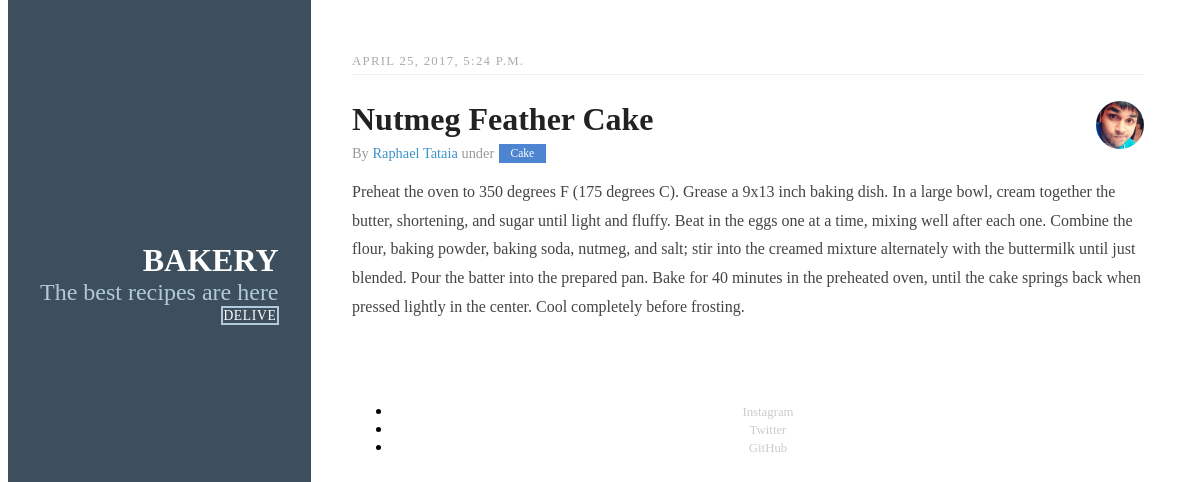
The page / on the database its author committed.
### bakery/models.py (models this page shows, shortened)
class Recipe(models.Model):
    chief = models.ForeignKey('Chief')
    title = models.CharField(max_length=200)
    category = models.CharField(max_length=15, blank=True)
    way = models.TextField()
    created_date = models.DateTimeField(
            default=timezone.now)
    published_date = models.DateTimeField(
            blank=True, null=True)
    people_served = models.CharField(max_length=2)

class Chief(models.Model):
	cpf = models.CharField(max_length=14, primary_key=True)
	name = models.CharField(max_length=30)
	city = models.CharField(max_length=25)
	state = models.CharField(max_length=2)
	email = models.EmailField(max_length=50)
	def __str__(self):
		return self.name

### bakery/views.py (the view)
# urls.py: url(r'^$', views.post_list, name='post_list'),
def post_list(request):
    recipes = Recipe.objects.order_by('created_date')
    return render(request, 'bakery/post_list.html', {'recipes': recipes})

### bakery/templates/bakery/post_list.html (shortened to what this page needs)
<!doctype html>
<html lang="en">
<head>
    <link rel="stylesheet" href="https://unpkg.com/purecss@0.6.2/build/pure-min.css">
        <link rel="stylesheet" href="https://unpkg.com/purecss@0.6.2/build/grids-responsive-min.css">
            <link rel="stylesheet" href="../../static/css/layouts/blog.css">
</head>
<body>
<div id="layout" class="pure-g">
    <div class="sidebar pure-u-1 pure-u-md-1-4">
        <div class="header">
            <h1 class="brand-title">Bakery</h1>
            <h2 class="brand-tagline">The best recipes are here</h2>
            <nav class="nav">
                <ul class="nav-list">
                    <li class="nav-item">
                        <a class="pure-button" href="http://delive.com.br">Delive</a>
                    </li>
                </ul>
            </nav>
        </div>
    </div>
    <div class="content pure-u-1 pure-u-md-3-4">
        <div>
            {% for recipe in recipes %}
            <div class="posts">
                <h1 class="content-subhead">{{ recipe.created_date }}</h1>
                <section class="post">
                    <header class="post-header">
                        <img width="48" height="48" alt="Tilo Mitra&#x27;s avatar" class="post-avatar" src="../../static/img/common/tilo-avatar.png">
                        <h2 class="post-title">{{ recipe.title }}</h2>
                        <p class="post-meta">
                            By <a href="#" class="post-author">{{ recipe.chief }}</a> under <a class="post-category post-category-pure" href="#">{{ recipe.category }}</a>
                        </p>
                    </header>
                    <div class="post-description">
                        <p>
                            {{ recipe.way }}
                        </p>
                    </div>
                </section>
            </div>
            {% endfor %}
            <div class="footer">
                <div class="pure-menu pure-menu-horizontal">
                    <ul>
                        <li class="pure-menu-item"><a href="http://instagram.com/raphaeltataia/" class="pure-menu-link">Instagram</a></li>
                        <li class="pure-menu-item"><a href="http://twitter.com/raphaeltataia/" class="pure-menu-link">Twitter</a></li>
                        <li class="pure-menu-item"><a href="http://github.com/raphaeltataia/" class="pure-menu-link">GitHub</a></li>
                    </ul>
                </div>
            </div>
        </div>
    </div>
</div>
</body>
</html>

### bakery/static/css/layouts/blog.css (style rules this page uses)
* { -webkit-box-sizing: border-box; -moz-box-sizing: border-box; box-sizing: border-box; }
a { text-decoration: none; color: rgb(61, 146, 201); }
#layout { padding: 0; }
.header { text-align: center; top: auto; margin: 3em auto; }
.sidebar { background: rgb(61, 79, 93); color: #fff; }
.brand-title, .brand-tagline { margin: 0; }
.brand-title { text-transform: uppercase; }
.brand-tagline { font-weight: 300; color: rgb(176, 202, 219); }
.nav-list { margin: 0; padding: 0; list-style: none; }
.nav-item { display: inline-block; *display: inline; zoom: 1; }
.nav-item a { background: transparent; border: 2px solid rgb(176, 202, 219); color: #fff; margin-top: 1em; letter-spacing: 0.05em; text-transform: uppercase; font-size: 85%; }
.content-subhead { text-transform: uppercase; color: #aaa; border-bottom: 1px solid #eee; padding: 0.4em 0; font-size: 80%; font-weight: 500; letter-spacing: 0.1em; }
.content { padding: 2em 1em 0; }
.post { padding-bottom: 2em; }
.post-title { font-size: 2em; color: #222; margin-bottom: 0.2em; }
.post-avatar { border-radius: 50px; float: right; margin-left: 1em; }
.post-description { font-family: Georgia, "Cambria", serif; color: #444; line-height: 1.8em; }
.post-meta { color: #999; font-size: 90%; margin: 0; }
.post-category { margin: 0 0.1em; padding: 0.3em 1em; color: #fff; background: #999; font-size: 80%; }
.post-category-pure { background: #4d85d1; }
.footer { padding: 1em 0; }
.footer a { color: #ccc; font-size: 80%; }
@media (min-width: 48em) { .content { padding: 2em 3em 0; margin-left: 25%; } }
@media (min-width: 48em) { .header { margin: 80% 2em 0; text-align: right; } }
@media (min-width: 48em) { .sidebar { position: fixed; top: 0; bottom: 0; } }
@media (min-width: 48em) { .footer { text-align: center; } }

### rows shown on the page
Recipe: created_date "APRIL 25, 2017, 5:24 P.M.", title "Nutmeg Feather Cake", chief "Raphael Tataia", category "Cake", way "Preheat the oven to 350 degrees F (175 degrees C). Grease a 9x13 inch baking dish. In a large bowl, cream together the butter, shortening, and sugar until light and fluffy. Beat in the eggs one at a time, mixing well after each one. Combine the flour, baking powder, baking soda, nutmeg, and salt; stir into the creamed mixture alternately with the buttermilk until just blended. Pour the batter into the prepared pan. Bake for 40 minutes in the preheated oven, until the cake springs back when pressed lightly in the center. Cool completely before frosting."
